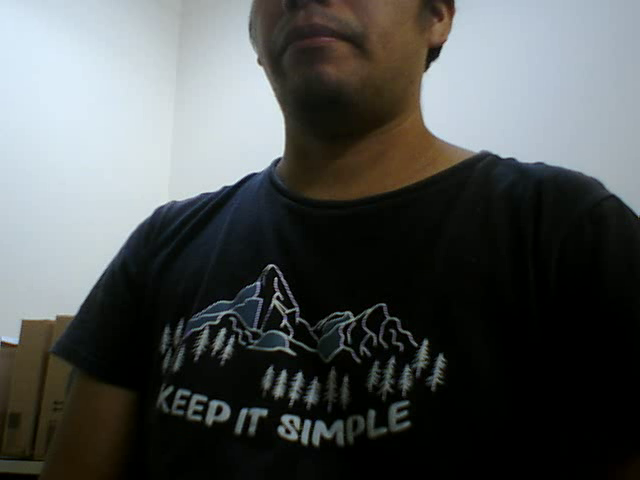
#> input picture frame 13 of videoProcess_cameraPlaystation/video_salida.mp4, 640 x 480 px
$ python depth_video.py
#> lines starting #> are read from the running program, lines starting #| are printed output that depends on the picture
import cv2

def convertir_a_gris(video_entrada, video_salida):
#> called with video_entrada = 'video_salida.mp4', video_salida = 'video_gris.mp4'
    cap = cv2.VideoCapture(video_entrada)

    # Obtiene el ancho y alto del video
    width = int(cap.get(cv2.CAP_PROP_FRAME_WIDTH))
    height = int(cap.get(cv2.CAP_PROP_FRAME_HEIGHT))

    # Configura el codec para el video de salida
    fourcc = cv2.VideoWriter_fourcc(*'mp4v')
    out = cv2.VideoWriter(video_salida, fourcc, 30.0, (width, height), isColor=False)

    while cap.isOpened():
        ret, frame = cap.read()
#> frame is the input picture: shape (480, 640, 3); mean B, G, R 83.1, 83.8, 80.2
        if not ret:
            break

        # Convierte el frame a escala de grises
        frame_gris = cv2.cvtColor(frame, cv2.COLOR_BGR2GRAY)
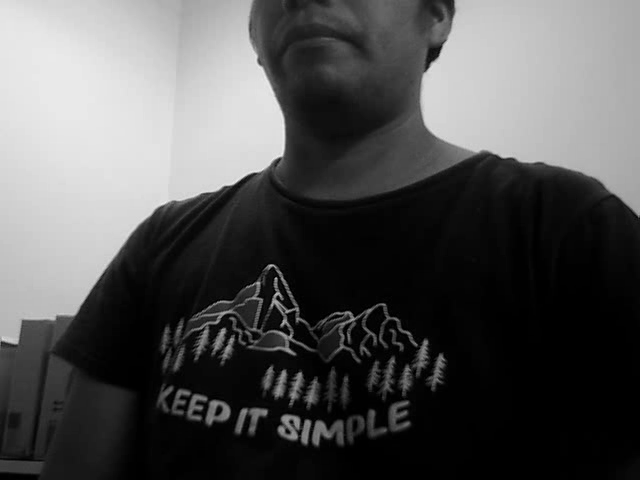
#> frame_gris: shape (480, 640); min 0, max 239, mean 82.6

        # Escribe el frame en el video de salida
        out.write(frame_gris)

    # Libera los recursos
    cap.release()
    out.release()
    #cv2.destroyAllWindows()

if __name__ == "__main__":
    video_entrada = 'video_salida.mp4'
    video_salida = 'video_gris.mp4'
    convertir_a_gris(video_entrada, video_salida)

$ run again, starting later in the video
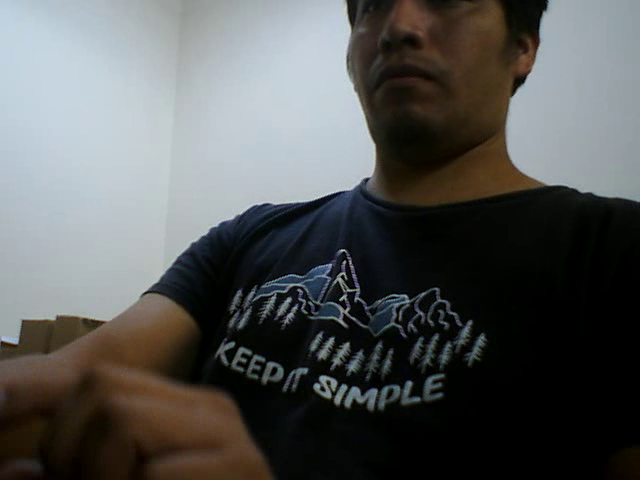
#> input picture frame 59 of videoProcess_cameraPlaystation/video_salida.mp4, 640 x 480 px
#> in convertir_a_gris, frame is the input picture: shape (480, 640, 3); mean B, G, R 86.7, 87.7, 86.2
#> in convertir_a_gris, `frame_gris = cv2.cvtColor(frame, cv2.COLOR_BGR2GRAY)`:
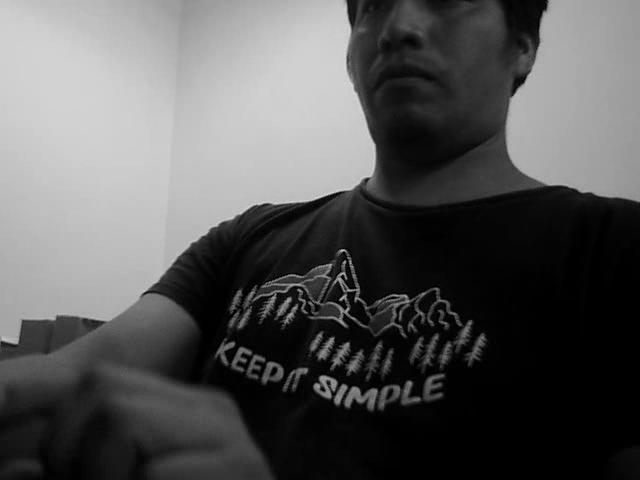
#> frame_gris: shape (480, 640); min 0, max 222, mean 87.1

$ run again, starting later in the video
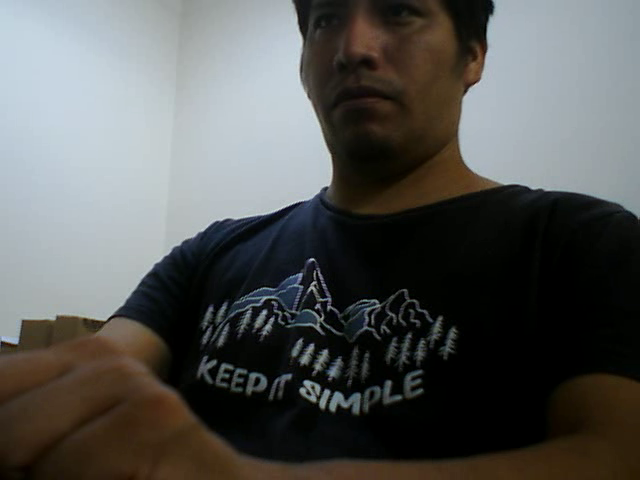
#> input picture frame 105 of videoProcess_cameraPlaystation/video_salida.mp4, 640 x 480 px
#> in convertir_a_gris, frame is the input picture: shape (480, 640, 3); mean B, G, R 85.4, 87.3, 86.2
#> in convertir_a_gris, `frame_gris = cv2.cvtColor(frame, cv2.COLOR_BGR2GRAY)`:
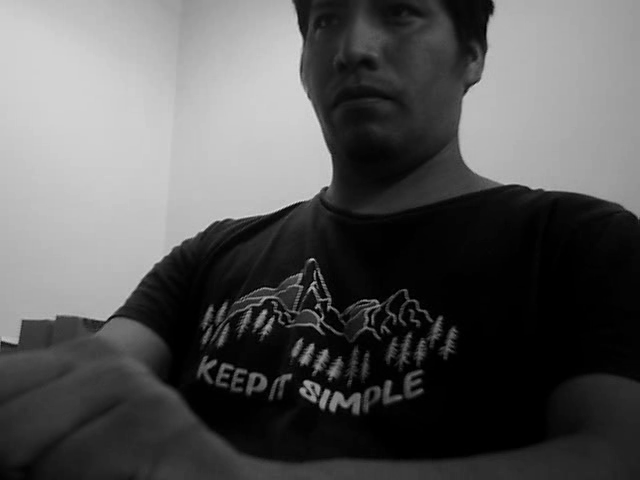
#> frame_gris: shape (480, 640); min 0, max 220, mean 86.7
